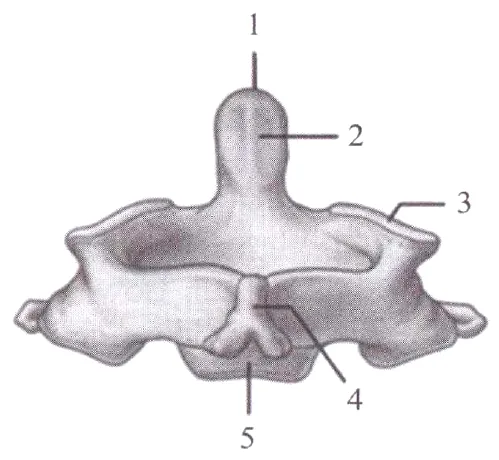
#> input picture data/img/ant/t01_aksis.webp, 499 x 460 px, given in place of t01_aksis.webp.webp, which was not available
$ python -i blk.py   (imports and definitions only)
#> lines starting #> are read from the running program, lines starting #| are printed output that depends on the picture; after the words box and inside, x2 and y2 are one past the last pixel; in counts of white or black regions, pixels touching at a corner belong together
"""python3 blk.py BOOK name [name...]  — diagramma rasmlaridagi matn bloklarini topadi.
Natija: blk/BOOK/name.json  {"W","H","smax","blocks":[{"id","tb":[matn qutisi],"box":[kengaytirilgan quti],"lh":qator bo'yi,"n":qatorlar}]}
        blk/BOOK/name.png  — raqamlangan nusxa (ko'rib tarjima yozish uchun)
Muhit: GH/GV — bloklarni birlashtirish oralig'i (px), INK — siyoh chegarasi (luma), SCALE — glif o'lchami ko'paytuvchisi"""
import sys, os, json
import numpy as np, cv2
from PIL import Image, ImageDraw, ImageFont
R = "/home/claude/medatlas-"
book = sys.argv[1]
GH = int(os.environ.get("GH", 9)); GV = int(os.environ.get("GV", 6)); INK = int(os.environ.get("INK", 150))
MAXH = int(os.environ.get("MAXH", 30)); GHK = float(os.environ.get("GHK", 0.8))
# [1 line not run here, left out]
font = ImageFont.truetype("/usr/share/fonts/truetype/dejavu/DejaVuSans-Bold.ttf", 12)

def run(name):
#> called with name = '../../../data/img/ant/t01_aksis.webp'
    im = Image.open(f"{R}/data/img/{book}/{name}.webp").convert("RGB")
#> im is the input picture: PIL image 499x460 RGB; mean R, G, B 233.5, 231.7, 233.6
    a = np.asarray(im).astype(int); H, W = a.shape[:2]
    luma = (a[..., 0] * 299 + a[..., 1] * 587 + a[..., 2] * 114) // 1000
    sat = a.max(axis=2) - a.min(axis=2)
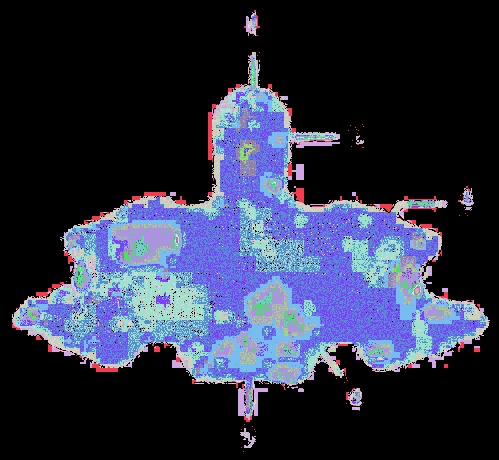
#> sat: shape (460, 499) int64; 24 distinct labels, from 0 to 25; one colour per label, 0 black
    ink = ((luma < INK) | ((sat > 90) & (luma < 170))).astype(np.uint8)
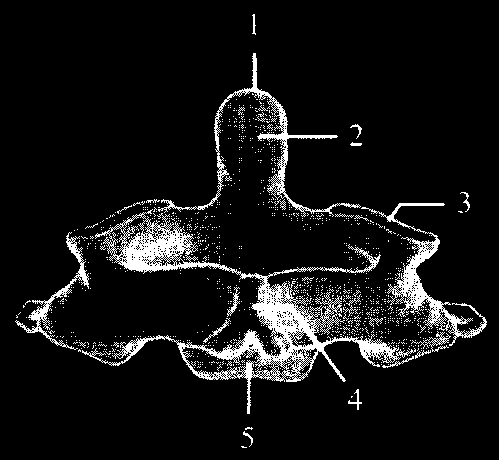
#> ink: shape (460, 499); values 0 (black) and 1 (white), 8% white; 1052 white regions (1028 under 20 px), largest, box (x1, y1, x2, y2) and area: (82, 209, 416, 414) 9851, (361, 203, 487, 346) 2506, (158, 53, 361, 217) 2121
    n, lab, st, _ = cv2.connectedComponentsWithStats(ink, 8)
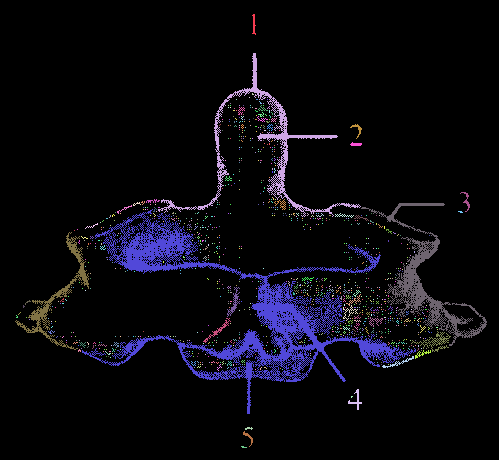
#> lab: shape (460, 499) int32; 1053 distinct labels, from 0 to 1052; one colour per label, 0 black
#> n = 1053; st = 1053 rows, first 6: [0, 0, 499, 460, 211146], [252, 14, 4, 21, 45], [158, 53, 203, 164, 2121], [252, 93, 2, 2, 3], [249, 97, 1, 1, 1], [236, 99, 1, 1, 1]
    glyph = np.zeros_like(ink)
    for i in range(1, n):
        x, y, w, h, area = st[i]
        if 2 <= h <= MAXH and w <= MAXH * 1.6 and area >= 2 and not (w > 3 * h and h <= 3):
            glyph[lab == i] = 1
#> this loop made 1052 passes
#> (x, y, w, h, area) on passes 1, 2, 20: (252, 14, 4, 21, 45), (158, 53, 203, 164, 2121), (238, 107, 7, 8, 22)
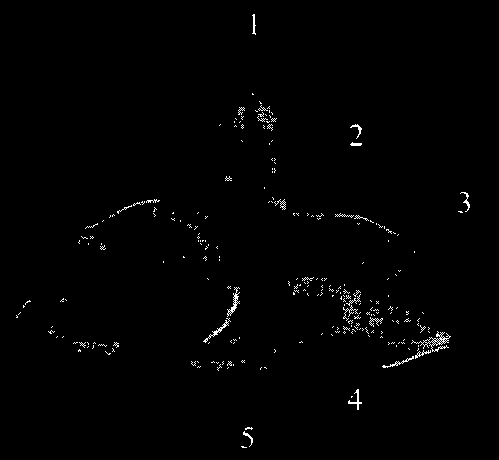
#> glyph: shape (460, 499); values 0 (black) and 1 (white), 0.91% white in thin lines or dots, all inside (x1, y1, x2, y2) = (16, 14, 470, 448)
    kx = max(5, int(MAXH * 0.3)) | 1
    merged = cv2.dilate(glyph, cv2.getStructuringElement(cv2.MORPH_RECT, (kx, 1)))
#> merged: shape (460, 499); values 0 (black) and 1 (white), 4.1% white; 89 white regions (26 under 20 px), largest, box (x1, y1, x2, y2) and area: (317, 284, 387, 334) 1458, (378, 323, 455, 368) 1128, (284, 277, 331, 296) 415
    n2, lab2, st2, _ = cv2.connectedComponentsWithStats(merged, 8)
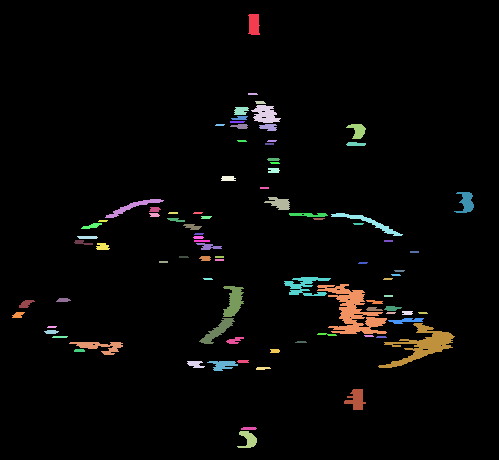
#> lab2: shape (460, 499) int32; 90 distinct labels, from 0 to 89; one colour per label, 0 black
#> n2 = 90; st2 = 90 rows, first 6: [0, 0, 499, 460, 220168], [248, 14, 12, 21, 213], [248, 93, 10, 2, 19], [255, 101, 11, 3, 28], [251, 105, 30, 18, 345], [234, 107, 15, 8, 99]
    lines = []
    for i in range(1, n2):
        x, y, w, h, area = st2[i]
        # haqiqiy glif chegarasi
        ys, xs = np.nonzero((lab2[y:y + h, x:x + w] == i) & (glyph[y:y + h, x:x + w] == 1))
        if len(xs) == 0: continue
        x0, x1, y0, y1 = x + xs.min(), x + xs.max(), y + ys.min(), y + ys.max()
        if x1 - x0 >= 6 and y1 - y0 >= 5 and len(xs) >= 14:
            lines.append([int(x0), int(y0), int(x1), int(y1)])
#> this loop made 89 passes
#> (x, y, w, h, area, ys, xs, x0) on passes 3, 6, 7: (255, 101, 11, 3, 28, [0, 1, 2, 2], [4, 5, 5, 6], 259), (231, 116, 17, 4, 50, [0, 0, 1, 2, 2, 3, 3], [10, 12, 11, 4, 10, 5, 11], 235), (230, 121, 15, 2, 29, [0, 0, 1, 1], [4, 10, 4, 9], 234)
    # yopiq sohalar (tugun ichi): yorug' piksellarning bog'langan komponentlari
    LT = int(os.environ.get("LT", 200))
    light = (luma > LT).astype(np.uint8)
#> light: shape (460, 499); values 0 (black) and 1 (white), 81.1% white; 692 black regions (684 under 20 px), largest, box (x1, y1, x2, y2) and area: (14, 51, 488, 415) 41688, (349, 124, 363, 146) 119, (347, 388, 363, 410) 117
    nr, rlab, rst, _ = cv2.connectedComponentsWithStats(light, 4)
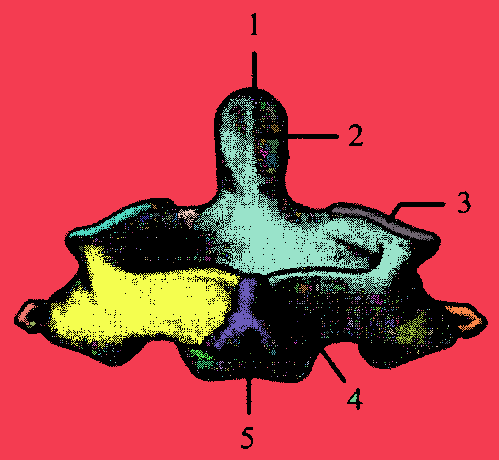
#> rlab: shape (460, 499) int32; 1053 distinct labels, from 0 to 1052; one colour per label, 0 black
    def region(l):
        x0, y0, x1, y1 = l
        xs0, xs1, ys0, ys1 = max(0, x0 - 1), min(W - 1, x1 + 1), max(0, y0 - 1), min(H - 1, y1 + 1)
        ring = np.concatenate([rlab[ys0, xs0:xs1 + 1], rlab[ys1, xs0:xs1 + 1], rlab[ys0:ys1 + 1, xs0], rlab[ys0:ys1 + 1, xs1]])
        ring = ring[ring > 0]
        if len(ring) == 0: return 0
        r = int(np.bincount(ring).argmax())
        x, y, w, h, area = rst[r]
        closed = x > 0 and y > 0 and x + w < W and y + h < H and w * h < 0.45 * W * H and w < 0.97 * W
        return r if closed else 0
    groups = {}; opens = []
    for l in lines:
        r = region(l)
        if r: groups.setdefault(r, []).append(l)
        else: opens.append(l)
#> this loop made 20 passes
#> l on passes 1 to 8: [255, 105, 276, 122], [238, 107, 244, 114], [263, 124, 272, 130], [350, 124, 361, 138], [458, 192, 469, 212], [268, 197, 285, 209], [109, 199, 159, 217], [335, 213, 398, 235]
    bl = [[*l, [l], 0] for l in opens]
    ch = True
    while ch:
        ch = False
        for i in range(len(bl)):
            for j in range(i + 1, len(bl)):
                p, q = bl[i], bl[j]
                hh = min(max(l[3] - l[1] + 1 for l in p[4]), max(l[3] - l[1] + 1 for l in q[4]))
                gh = max(GH, int(hh * GHK)); gv = max(GV, int(hh * 0.55))
                vov = min(p[3], q[3]) - max(p[1], q[1]); hov = min(p[2], q[2]) - max(p[0], q[0])
                near_h = vov > 0.3 * hh and p[0] - gh <= q[2] and q[0] - gh <= p[2]
                near_v = hov > -gh and p[1] - gv <= q[3] and q[1] - gv <= p[3]
                if near_h or near_v:
                    bl[i] = [min(p[0], q[0]), min(p[1], q[1]), max(p[2], q[2]), max(p[3], q[3]), p[4] + q[4], 0]
                    del bl[j]; ch = True; break
            if ch: break
    for r, ls in groups.items():
        med = np.median(a[rlab == r], axis=0)
        bl.append([min(l[0] for l in ls), min(l[1] for l in ls), max(l[2] for l in ls), max(l[3] for l in ls), ls, r, "#%02x%02x%02x" % tuple(int(v) for v in med)])
#> this loop made 7 passes
#> (r, ls) on passes 1, 3, 4, 5, 6, 7: (12, [[255, 105, 276, 122]]), (71, [[263, 124, 272, 130]]), (451, [[227, 286, 239, 316]]), (341, [[203, 318, 230, 343]]), (666, [[392, 318, 419, 323]]), (981, [[191, 361, 200, 367], [211, 361, 233, 370]])
    if os.environ.get("NODES") == "1":   # mayda diagrammalar: bloklar = yopiq rangli tugunlar (ramka ichi)
        bl = []
        nm = ((a.min(axis=2) < int(os.environ.get("NWH", 247))) & (luma > 190)).astype(np.uint8)
        nm = cv2.morphologyEx(nm, cv2.MORPH_OPEN, cv2.getStructuringElement(cv2.MORPH_RECT, (3, 3)))
        nm = cv2.morphologyEx(nm, cv2.MORPH_CLOSE, cv2.getStructuringElement(cv2.MORPH_RECT, (int(os.environ.get("NCX", 9)), int(os.environ.get("NCY", 7)))))
        nn, nlab, nst, _ = cv2.connectedComponentsWithStats(nm, 4)
        for r in range(1, nn):
            x, y, w, h, area = nst[r]
            if w < 25 or h < 9 or w > 0.9 * W: continue
            if area < 0.4 * w * h: continue
            lhh = max(6, min(h - 6, int(os.environ.get("NLH", 8))))
            med = np.median(a[nlab == r], axis=0)
            bl.append([int(x + 5), int(y + 1), int(x + w - 6), int(y + h - 2), [[int(x), int(y) + 3, int(x + w), int(y) + 3 + lhh]], -1, "#%02x%02x%02x" % tuple(int(v) for v in med)])
    bl.sort(key=lambda b: ((b[1] + b[3]) // 2 // 14, b[0]))
    out = []
    for k, b in enumerate(bl):
        x0, y0, x1, y1 = b[:4]
        # fon rangi: blok atrofidagi halqa medianasi
        ring = np.concatenate([a[max(0, y0 - 2), x0:x1 + 1], a[min(H - 1, y1 + 2), x0:x1 + 1]])
        bg = np.median(ring, axis=0)
        def clean(sl):
            px = a[sl].reshape(-1, 3)
            dv = np.abs(px - bg).max(axis=1)
            return (dv < 24).mean() > 0.995 and dv.max() < 70
        e = None
        if b[5] == -1:
            e = [x0, y0, x1, y1]
        elif b[5]:
            rx, ry, rw, rh, _ = rst[b[5]]
            ix, iy = (5, 3) if rh >= 30 else (3, 2)
            # matn balandligidagi haqiqiy kenglik
            rows = (rlab[max(ry, y0 - 2):min(ry + rh - 1, y1 + 2) + 1, rx:rx + rw] == b[5])
            cols = np.nonzero(rows.mean(axis=0) > 0.5)[0]
            cx0 = rx + int(cols.min()) if len(cols) else rx; cx1 = rx + int(cols.max()) if len(cols) else rx + rw - 1
            e = [min(cx0 + ix, x0 - 1), min(int(ry) + iy, y0 - 1), max(cx1 - ix, x1 + 1), max(int(ry + rh - 1) - iy, y1 + 1)]
        if e is None:   # ochiq yozuv (oq fonda): qat'iy toza kengaytirish, simmetrik, kichik
            up = dn = lf = rt = 0
            while up < 3 and y0 - up - 1 >= 0 and clean((y0 - up - 1, slice(x0, x1 + 1))): up += 1
            while dn < 3 and y1 + dn + 1 < H and clean((y1 + dn + 1, slice(x0, x1 + 1))): dn += 1
            while lf < 4 and x0 - lf - 3 >= 0 and clean((slice(y0, y1 + 1), x0 - lf - 3)): lf += 1
            while rt < 4 and x1 + rt + 3 < W and clean((slice(y0, y1 + 1), x1 + rt + 3)): rt += 1
            e = [x0 - lf - 2, y0 - up - 1, x1 + rt + 2, y1 + dn + 1]
        e = [int(max(0, e[0])), int(max(0, e[1])), int(min(W - 1, e[2])), int(min(H - 1, e[3]))]
        open_ = not b[5]
        lh = sorted(l[3] - l[1] + 1 for l in b[4])
        # qatorlar soni: y bo'yicha klaster
        ys = sorted(set((l[1] + l[3]) // 2 for l in b[4])); nl = 1
        for u, v in zip(ys, ys[1:]):
            if v - u > 6: nl += 1
        out.append({"id": k, "tb": [int(x0), int(y0), int(x1), int(y1)], "box": [int(v) for v in e], "lh": int(lh[len(lh) // 2]), "n": int(nl),
                    "bg": "#%02x%02x%02x" % tuple(int(v) for v in bg), "open": bool(open_), **({"nbg": b[6]} if len(b) > 6 else {})})
#> this loop made 15 passes
#> b on passes 1, 2, 3, 4, 5, 7, 8: [255, 105, 276, 122, [[255, 105, 276, 122]], 12, '#d6d0d7'], [263, 124, 272, 130, [[263, 124, 272, 130]], 71, '#d6d0d7'], [350, 124, 361, 138, [[350, 124, 361, 138]], 0], [109, 199, 159, 217, [[109, 199, 159, 217]], 0], [458, 192, 469, 212, [[458, 192, 469, 212]], 0], [85, 223, 97, 228, [[85, 223, 97, 228]], 0], [227, 286, 239, 316, [[227, 286, 239, 316]], 451, '#e2dce2']
    hs = sorted(o["lh"] for o in out) or [12]
    smax = int(round(hs[min(len(hs) - 1, int(len(hs) * 0.85))] / 0.93))
    json.dump({"W": int(W), "H": int(H), "smax": int(smax), "blocks": out}, open(f"blk/{book}/{name}.json", "w"))
    g = im.copy(); d = ImageDraw.Draw(g)
    for o in out:
        d.rectangle(o["box"], outline=(0, 160, 255))
        x0, y0, x1, y1 = o["tb"]
        tx = max(0, x0 - 8 - 7 * len(str(o["id"]))); ty = max(0, y0 - 3)
        d.rectangle((tx - 1, ty, tx + 7 * len(str(o["id"])) + 1, ty + 12), fill=(255, 255, 0))
        d.text((tx, ty - 1), str(o["id"]), fill=(255, 0, 0), font=font)
#> this loop made 15 passes
    g.save(f"blk/{book}/{name}.png")
    print("##", name, f"{W}x{H}", len(out), "blok, smax", smax)
#| ## ../../../data/img/ant/t01_aksis.webp 499x460 15 blok, smax 28
    if os.environ.get("OCR", "1") == "1":
        import subprocess, tempfile
        for o in out:
            x0, y0, x1, y1 = o["tb"]
            c = im.crop((max(0, x0 - 4), max(0, y0 - 4), min(W, x1 + 5), min(H, y1 + 5)))
            c = c.resize((c.width * 3, c.height * 3), Image.LANCZOS)
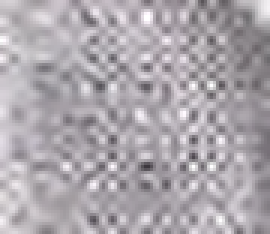
#> c: PIL image 90x78 RGB (shown 3 times larger); mean R, G, B 172, 166.6, 172.5
            with tempfile.NamedTemporaryFile(suffix=".png") as f:
                c.save(f.name)
#> (the run stopped early here; a loop or call above may not have finished)
